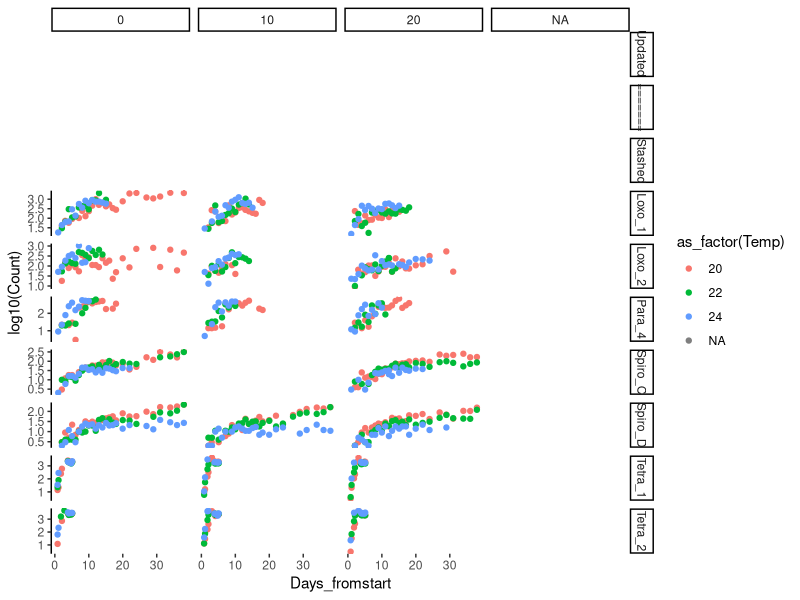
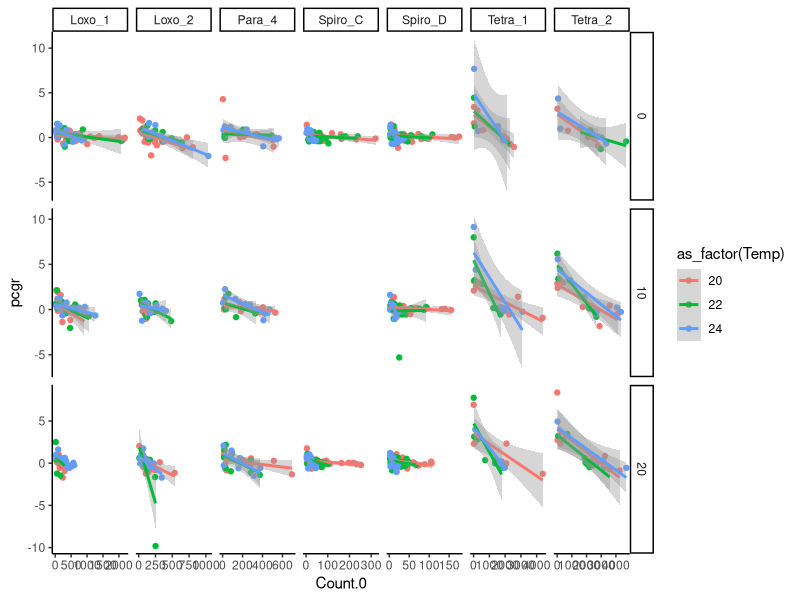
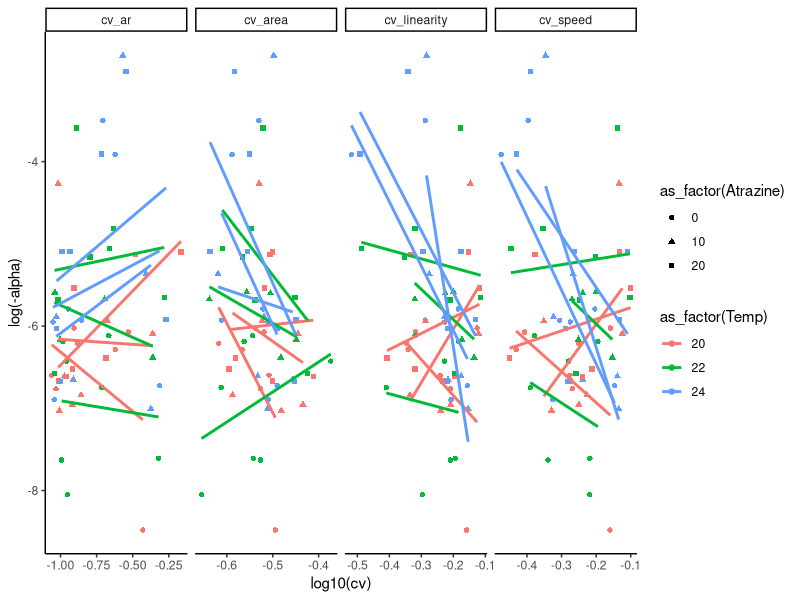

Recreate these plots in R, in order. (Note: this script raises an error after producing the figures.)
library(tidyverse)
library(lubridate)

# CILIATES ------
## Import data and compute pcgr----
data_cilia <- read.csv("ciliates/DIVERCE_TdB_Ciliates_Traits.csv") %>%
  group_by(Atrazine, Temp, ID_spec) %>%
  mutate(Days_fromstart.0 = lag(Days_fromstart, 1), .after = Days_fromstart) %>%
  mutate(Count.0 = lag(Count, 1), 
         .after = Count) %>%
  mutate(pcgr = log(Count/Count.0)/(Days_fromstart-Days_fromstart.0),
         .after = Count.0) 

## Plot growth curves ----
ggplot(data_cilia) +
  theme_classic() + 
  aes(x=Days_fromstart, y=log10(Count), 
      col=as_factor(Temp)) + 
  geom_point() + 
  facet_grid(cols = vars(Atrazine), rows = vars(ID_spec), scales="free") #, rows = vars(ID_spec)

## Kick out: ----
#1 extremely negative pcgr: (no apparent lag phase and no real crashes)
data_cilia_clean <- data_cilia %>% 
  filter(pcgr > -10)

## Check linear growth----
ggplot(data_cilia_clean) +
  theme_classic() + 
  aes(x=Count.0, y=pcgr, 
      col=as_factor(Temp)) + 
  geom_point() + 
  facet_grid(cols = vars(ID_spec), rows = vars(Atrazine), scales="free") +#, rows = vars(ID_spec)
  geom_smooth(method="lm")

## Continue with the analysis----
data_cilia_clean_analysis <- data_cilia_clean %>%
  group_by(Atrazine, Temp, ID_spec) %>%
  mutate(alpha = cov(Count.0, pcgr) / var(Count.0)) %>% #alphas
  mutate(cv_ar = sd_ar/mean_ar) %>% #compute cvs
  mutate(cv_area = sd_area/mean_area) %>%
  mutate(cv_speed = sd_speed/mean_speed) %>%
  mutate(cv_linearity = sd_linearity/mean_linearity) %>%
  summarise_all(mean, na.rm=T) %>%
  select(contains(c("cv_", "ID", "Temp", "Atrazine", "alpha"))) %>%
  pivot_longer(contains(c("cv_")), names_to = "trait", values_to= "cv") 

ggplot(data_cilia_clean_analysis) + 
  theme_classic() + 
  aes(x=log10(cv), y=log(-alpha), 
      col=as_factor(Temp), pch=as_factor(Atrazine)) + 
  geom_point() + 
  facet_grid(cols = vars(trait), scales="free") + #, rows = vars(ID_spec)
  geom_smooth(method="lm", se=F)

# CYANO ------
## Import data and compute pcgr----
data_cyano <- read.csv("cyanobacteria/mono_data.csv") %>%
  separate(date.time, sep=" ", into = c("date", "time")) %>%
  mutate(day = yday(date), .after = date) %>%
  select(-c(date, time)) %>%
  group_by(strain, treat) %>%
  mutate(day = day - min(day)) %>%
  mutate(day.0 = lag(day, 1), .after = day) %>%
  mutate(population.mean.0 = lag(population.mean, 1), 
         .after = population.mean) %>%
  mutate(pcgr = log(population.mean/population.mean.0)/(day-day.0),
         .after = population.mean.0) %>%
  mutate(strain_treat = paste(strain, treat, sep="_"))
#we need to make a dummy variable because s() can only take one grouping variable

## Plot growth curves ----
ggplot(data_cyano) +
  theme_classic() + 
  aes(x=day, y=log10(population.mean), 
      col=as_factor(treat), pch=as_factor(treat)) + 
  geom_point() + 
  facet_grid(cols = vars(strain), scales="free") +
  geom_smooth(method = "gam")
#observe lag phaases and population crashes. Solution for crashes:
#fit a gam, make predictions, compute the pcgr from these predictions 
#and find the timepoint with max abundance

## Apply GAM fitting ---- 
model <- gam(log10(population.mean) ~ as_factor(strain_treat) + 
               s(day, by = as_factor(strain_treat), k=5), 
             data = data_cyano) 
data_cyano$predictions <- predict.gam(model) 
## Plot GAM predictions ----
ggplot(data_cyano) +
  theme_classic() + 
  aes(x=day, y=predictions, 
      col=as_factor(treat), pch=as_factor(treat)) + 
  geom_line() + 
  geom_point(aes(x=day, y=log10(population.mean))) + 
  facet_grid(cols = vars(strain), scales="free") #, rows = vars(ID_spec)
## Now clean based on GAM predictions:
# remove all data for timepoints after peak abundance
# 
data_cyano_clean <- data_cyano %>%
  group_by(strain, treat) %>%
  filter(day < max(day*(predictions==max(predictions))))
  mutate(lag.phase = ((log10(population.mean.0)<3.5)&(log10(population.mean)<3.5))) %>%
  filter(lag.phase == FALSE)

#all data points where log10(population.mean) is consistently low (<3.5) because of lags


ggplot(data_cyano) +
  theme_classic() + 
  aes(x=day, y=log10(population.mean), 
      col=as_factor(treat), pch=as_factor(treat)) + 
  geom_point() + 
  facet_grid(cols = vars(strain), scales="free") #, rows = vars(ID_spec)

ggplot(data_cyano) +
  theme_classic() + 
  aes(x=population.mean.0, y=pcgr, 
      col=as_factor(treat), pch=as_factor(treat)) + 
  geom_point() + 
  facet_grid(cols = vars(strain), scales="free") #, rows = vars(ID_spec)

#Now compute the alpha's
data_cyano <- data_cyano %>%
  mutate(GRN.B.HLin.cv = GRN.B.HLin.sd/GRN.B.HLin.mean) %>%
  mutate(YEL.B.HLin.cv = YEL.B.HLin.sd/YEL.B.HLin.mean) %>%
  mutate(RED.B.HLin.cv = RED.B.HLin.sd/RED.B.HLin.mean) %>%
  mutate(RED.R.HLin.cv = RED.R.HLin.sd/RED.R.HLin.mean) %>%
  group_by(strain, treat) %>%
  mutate(alpha = cov(population.mean.0, pcgr) / var(population.mean.0)) %>% #alphas
  group_by(strain, treat) %>%
  summarise_all(mean, na.rm=T) %>%
  select(contains(c("strain", "treat", "alpha", ".cv"))) %>%
  pivot_longer(contains(c(".cv")), names_to = "trait", values_to= "cv")

ggplot(data_cyano %>% filter(treat %in% c("C", "T"))) + 
  theme_classic() + 
  aes(x=log10(cv), y=alpha, 
      col=as_factor(treat)) + 
  geom_point() + 
  facet_grid(cols = vars(trait), scales="free") + 
  geom_smooth(method="lm", se = F) #, rows = vars(ID_spec)



